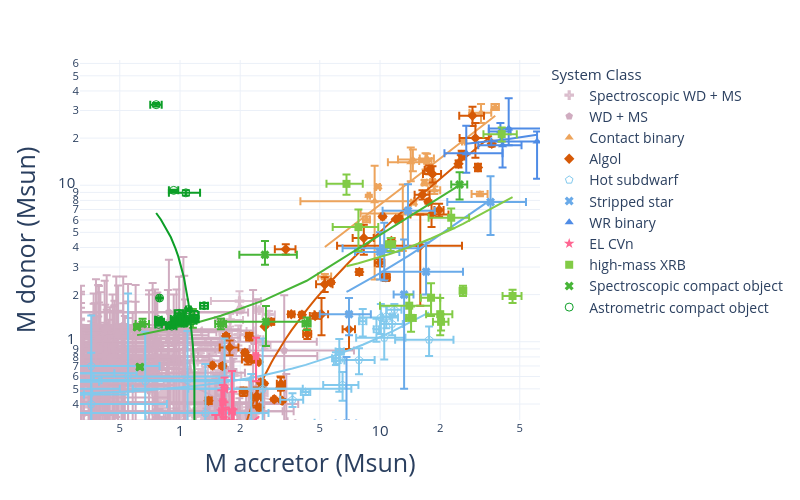

Write notebook code for a chart like this one.
### Code cell
## donor (2) vs accretor (1) mass
make_scatter(
    df,
    x='M1', y='M2',
    out_html=None,
    out_pdf=None,
    x_log=True, y_log=True,
    x_title='M accretor (Msun)', 
    y_title='M donor (Msun)',
    export_legend_to_pdf=True,
    export_height=500,
    export_width=800,
    export_scale=2,
    xlim=(-0.5, 1.8), ylim=(-0.5, 1.8),
    trendline="ols"
)

### Figure 1 — Plotly figure (JSON) as saved in the notebook; plotly's stock layout.template omitted (floating-point values rounded to 4 significant figures; data arrays with more than 128 entries replaced by an {"elided": "..."} marker saying what was removed)
{"data": [{"customdata": {"elided": "356x8 mixed values"}, "error_x": {"array": {"elided": "356 float values"}, "arrayminus": {"elided": "356 float values"}}, "error_y": {"array": {"elided": "356 float values"}, "arrayminus": {"elided": "356 float values"}}, "hovertemplate": "<b>%{hovertext}</b><br><br>system_class=Spectroscopic WD + MS<br>M1=%{x}<br>M2=%{y}<br>obs_type_1=%{customdata[0]}<br>obs_type_2=%{customdata[1]}<br>evol_type_1=%{customdata[2]}<br>evol_type_2=%{customdata[3]}<br>M1_err_plus=%{customdata[4]}<br>M1_err_minus=%{customdata[5]}<br>M2_err_plus=%{customdata[6]}<br>M2_err_minus=%{customdata[7]}<extra></extra>", "hovertext": {"elided": "356 str values"}, "legendgroup": "Spectroscopic WD + MS", "marker": {"color": "#dbbecd", "size": 8, "symbol": "cross-dot"}, "mode": "markers", "name": "Spectroscopic WD + MS", "orientation": "v", "showlegend": true, "type": "scatter", "x": {"elided": "356 float values"}, "xaxis": "x", "y": {"elided": "356 float values"}, "yaxis": "y"}, {"hovertemplate": "<b>OLS trendline</b><br>M2 = -0.039281 * M1 + 0.540322<br>R<sup>2</sup>=0.007189<br><br>system_class=Spectroscopic WD + MS<br>M1=%{x}<br>M2=%{y} <b>(trend)</b><extra></extra>", "legendgroup": "Spectroscopic WD + MS", "marker": {"color": "#dbbecd", "size": 8, "symbol": "cross-dot"}, "mode": "lines", "name": "Spectroscopic WD + MS", "showlegend": false, "type": "scatter", "x": {"elided": "356 float values"}, "xaxis": "x", "y": {"elided": "356 float values"}, "yaxis": "y"}, {"customdata": {"elided": "244x8 mixed values"}, "error_x": {"array": {"elided": "244 float values"}, "arrayminus": {"elided": "244 float values"}}, "error_y": {"array": {"elided": "244 float values"}, "arrayminus": {"elided": "244 float values"}}, "hovertemplate": "<b>%{hovertext}</b><br><br>system_class=WD + MS<br>M1=%{x}<br>M2=%{y}<br>obs_type_1=%{customdata[0]}<br>obs_type_2=%{customdata[1]}<br>evol_type_1=%{customdata[2]}<br>evol_type_2=%{customdata[3]}<br>M1_err_plus=%{customdata[4]}<br>M1_err_minus=%{customdata[5]}<br>M2_err_plus=%{customdata[6]}<br>M2_err_minus=%{customdata[7]}<extra></extra>", "hovertext": {"elided": "244 str values"}, "legendgroup": "WD + MS", "marker": {"color": "#d0acc0", "size": 8, "symbol": "pentagon"}, "mode": "markers", "name": "WD + MS", "orientation": "v", "showlegend": true, "type": "scatter", "x": {"elided": "244 float values"}, "xaxis": "x", "y": {"elided": "244 float values"}, "yaxis": "y"}, {"hovertemplate": "<b>OLS trendline</b><br>M2 = -0.236635 * M1 + 0.793622<br>R<sup>2</sup>=0.263673<br><br>system_class=WD + MS<br>M1=%{x}<br>M2=%{y} <b>(trend)</b><extra></extra>", "legendgroup": "WD + MS", "marker": {"color": "#d0acc0", "size": 8, "symbol": "pentagon"}, "mode": "lines", "name": "WD + MS", "showlegend": false, "type": "scatter", "x": {"elided": "244 float values"}, "xaxis": "x", "y": {"elided": "244 float values"}, "yaxis": "y"}, {"customdata": {"elided": "19x8 mixed values"}, "error_x": {"array": [1.4, 1.6, 1.2, 0.4, 0.4, 0.3, 3.3, 0.13, 0.35, 0.4, 0.22, 0.51, 7.0, 0.4, 1.3, 4.0, 2.9, 5.4, 2.3], "arrayminus": [1.4, 1.6, 1.2, 0.4, 0.4, 0.3, 3.3, 0.13, 0.35, 0.4, 0.22, 0.51, 5.0, 0.4, 1.3, 4.0, 2.9, 5.4, 2.3]}, "error_y": {"array": [1.1, 1.4, 1.7, 0.4, 0.3, 0.3, 3.4, 0.12, 0.26, 0.22, 0.22, 0.28, 3.5, 0.1, 0.5, 4.0, 0.3, 5.4, 2.3], "arrayminus": [1.1, 1.4, 1.7, 0.4, 0.3, 0.3, 3.4, 0.12, 0.26, 0.22, 0.22, 0.28, 2.8, 0.1, 0.5, 4.0, 0.3, 5.4, 2.3]}, "hovertemplate": "<b>%{hovertext}</b><br><br>system_class=Contact binary<br>M1=%{x}<br>M2=%{y}<br>obs_type_1=%{customdata[0]}<br>obs_type_2=%{customdata[1]}<br>evol_type_1=%{customdata[2]}<br>evol_type_2=%{customdata[3]}<br>M1_err_plus=%{customdata[4]}<br>M1_err_minus=%{customdata[5]}<br>M2_err_plus=%{customdata[6]}<br>M2_err_minus=%{customdata[7]}<extra></extra>", "hovertext": ["LSS 3074", "MY Cam", "OGLE SMC-SC10 108086", "TU Mus", "V382 Cyg", "VFTS 352", "CT Tau", "GU Mon", "SV Cen", "V606 Cen", "V701 Sco", "V745 Cas", "VFTS 066", "RZ Pyx", "XZ Cep", "V348 Car", "V729 Cyg", "BH Cen", "HD 64315B"], "legendgroup": "Contact binary", "marker": {"color": "#eda45c", "size": 8, "symbol": "triangle-up"}, "mode": "markers", "name": "Contact binary", "orientation": "v", "showlegend": true, "type": "scatter", "x": [17.2, 37.7, 16.9, 16.7, 26.1, 28.9, 14.25, 8.79, 8.56, 14.7, 9.78, 18.31, 13.0, 5.3, 18.7, 32.0, 31.6, 9.4, 14.6], "xaxis": "x", "y": [14.8, 31.6, 14.3, 10.4, 19.0, 28.6, 14.01, 8.58, 6.05, 7.74, 9.74, 10.47, 6.6, 2.61, 9.3, 29.0, 8.8, 7.9, 14.6], "yaxis": "y"}, {"hovertemplate": "<b>OLS trendline</b><br>M2 = 0.733996 * M1 + 0.142826<br>R<sup>2</sup>=0.664529<br><br>system_class=Contact binary<br>M1=%{x}<br>M2=%{y} <b>(trend)</b><extra></extra>", "legendgroup": "Contact binary", "marker": {"color": "#eda45c", "size": 8, "symbol": "triangle-up"}, "mode": "lines", "name": "Contact binary", "showlegend": false, "type": "scatter", "x": [5.3, 8.56, 8.79, 9.4, 9.78, 13.0, 14.25, 14.6, 14.7, 16.7, 16.9, 17.2, 18.31, 18.7, 26.1, 28.9, 31.6, 32.0, 37.7], "xaxis": "x", "y": [4.033, 6.426, 6.595, 7.042, 7.321, 9.685, 10.6, 10.86, 10.93, 12.4, 12.55, 12.77, 13.58, 13.87, 19.3, 21.36, 23.34, 23.63, 27.81], "yaxis": "y"}, {"customdata": {"elided": "56x8 mixed values"}, "error_x": {"array": [1.4, 3.9, 1.9, 0.7, 4.1, 1.0, 0.7, 1.0, 0.09, 0.07, 0.14, 0.05, 0.09, 0.31, 0.08, 0.09, 0.15, 0.08, 5.0, 0.09, 0.4, 0.91, 0.4, 0.07, 0.06, 0.5, 9.8, 0.19, 0.28, 1.04, 0.2, 0.7, 0.14, 0.028, 0.05, 0.03, 0.053, 0.09, 0.058, 0.03, 0.04, 0.12, 0.26, 0.13, 0.4, 0.014, 0.5, 0.02, 0.08, 0.55, 0.35, 0.0, 0.028, 0.2, 0.07, 0.5], "arrayminus": [1.4, 3.9, 1.9, 0.7, 4.1, 1.0, 0.7, 1.0, 0.09, 0.07, 0.14, 0.05, 0.09, 0.31, 0.08, 0.09, 0.15, 0.08, 5.0, 0.09, 0.4, 0.91, 0.4, 0.07, 0.06, 0.5, 9.8, 0.19, 0.28, 1.04, 0.2, 0.7, 0.14, 0.028, 0.05, 0.03, 0.053, 0.09, 0.058, 0.03, 0.04, 0.12, 0.26, 0.13, 0.4, 0.014, 0.5, 0.02, 0.08, 0.55, 0.35, 0.0, 0.028, 0.2, 0.07, 0.5]}, "error_y": {"array": [0.6, 1.1, 1.4, 1.0, 3.9, 0.7, 0.7, 1.0, 0.09, 0.02, 0.06, 0.01, 0.05, 0.18, 0.04, 0.03, 0.05, 0.07, 5.0, 0.03, 0.4, 0.81, 0.2, 0.05, 0.01, 0.14, 2.4, 0.1, 0.06, 0.65, 0.1, 0.7, 0.054, 0.014, 0.02, 0.02, 0.021, 0.05, 0.009, 0.01, 0.01, 0.06, 0.12, 0.04, 0.29, 0.004, 0.3, 0.03, 0.06, 0.17, 0.21, 0.0, 0.009, 0.08, 0.02, 0.25], "arrayminus": [0.6, 1.1, 1.4, 1.0, 3.9, 0.7, 0.7, 1.0, 0.09, 0.02, 0.06, 0.01, 0.05, 0.18, 0.04, 0.03, 0.05, 0.07, 5.0, 0.03, 0.4, 0.81, 0.2, 0.05, 0.01, 0.14, 2.4, 0.1, 0.06, 0.65, 0.1, 0.7, 0.054, 0.014, 0.02, 0.02, 0.021, 0.05, 0.009, 0.01, 0.01, 0.06, 0.12, 0.04, 0.29, 0.004, 0.3, 0.03, 0.06, 0.17, 0.21, 0.0, 0.009, 0.08, 0.02, 0.25]}, "hovertemplate": "<b>%{hovertext}</b><br><br>system_class=Algol<br>M1=%{x}<br>M2=%{y}<br>obs_type_1=%{customdata[0]}<br>obs_type_2=%{customdata[1]}<br>evol_type_1=%{customdata[2]}<br>evol_type_2=%{customdata[3]}<br>M1_err_plus=%{customdata[4]}<br>M1_err_minus=%{customdata[5]}<br>M2_err_plus=%{customdata[6]}<br>M2_err_minus=%{customdata[7]}<extra></extra>", "hovertext": ["VFTS 061", "VFTS 652", "VFTS 538", "HV 2543", "VFTS 450", "W61 28-22", "HV 2241", "Mu1 Sco", "WW And", "RY Aqr", "XZ Aql", "KO Aql", "QS Aql", "V337 Aql", "IU Aur", "Y Cam", "RZ Cnc", "R CMa", "QZ Car", "RZ Cas", "SX Cas", "AQ Cas", "MP Cen", "V716 Cen", "XX Cep", "GT Cep", "LZ Cep", "YY Cet", "U CrB", "AB Cru", "AI Cru", "V448 Cyg", "V548 Cyg", "AV Del", "Z Dra", "RZ Dra", "TW Dra", "AI Dra", "OO Dra", "S Equ", "RX Gem", "UX Her", "u Her", "del Lib", "UX Mon", "AR Mon", "AU Mon", "KZ Pav", "AT Peg", "IZ Per", "V Pup", "V505 Sgr", "V1251 Tau", "TX UMa", "IO UMa", "Z Vul"], "legendgroup": "Algol", "marker": {"color": "#d65906", "size": 8, "symbol": "diamond"}, "mode": "markers", "name": "Algol", "orientation": "v", "showlegend": true, "type": "scatter", "x": [16.3, 18.1, 18.3, 25.6, 29.0, 30.9, 36.2, 8.3, 3.18, 1.27, 2.42, 2.53, 4.07, 17.44, 11.99, 2.08, 3.2, 1.67, 30.0, 2.28, 5.1, 17.63, 11.4, 5.68, 2.49, 10.7, 15.9, 1.77, 4.74, 19.75, 10.3, 24.7, 2.18, 1.453, 1.39, 1.63, 2.112, 2.86, 2.031, 3.24, 2.96, 2.42, 7.88, 3.6, 3.38, 2.48, 7.0, 1.7, 2.22, 9.97, 12.45, 2.65, 2.633, 4.33, 2.11, 5.29], "xaxis": "x", "y": [8.7, 6.5, 11.8, 15.6, 27.8, 13.0, 18.4, 4.6, 0.51, 0.26, 0.45, 0.55, 1.49, 7.83, 6.07, 0.48, 0.54, 0.22, 20.0, 0.77, 1.5, 12.56, 4.4, 2.39, 0.38, 2.58, 4.1, 0.92, 1.46, 6.95, 6.3, 13.7, 0.769, 0.705, 0.42, 0.7, 0.85, 1.34, 0.187, 0.42, 0.429, 0.44, 2.79, 1.5, 3.9, 0.741, 1.2, 1.09, 1.08, 3.2, 6.11, 1.25, 0.541, 1.12, 0.29, 2.33], "yaxis": "y"}, {"hovertemplate": "<b>OLS trendline</b><br>M2 = 0.600741 * M1 + -0.984332<br>R<sup>2</sup>=0.860402<br><br>system_class=Algol<br>M1=%{x}<br>M2=%{y} <b>(trend)</b><extra></extra>", "legendgroup": "Algol", "marker": {"color": "#d65906", "size": 8, "symbol": "diamond"}, "mode": "lines", "name": "Algol", "showlegend": false, "type": "scatter", "x": [1.27, 1.39, 1.453, 1.63, 1.67, 1.7, 1.77, 2.031, 2.08, 2.11, 2.112, 2.18, 2.22, 2.28, 2.42, 2.42, 2.48, 2.49, 2.53, 2.633, 2.65, 2.86, 2.96, 3.18, 3.2, 3.24, 3.38, 3.6, 4.07, 4.33, 4.74, 5.1, 5.29, 5.68, 7.0, 7.88, 8.3, 9.97, 10.3, 10.7, 11.4, 11.99, 12.45, 15.9, 16.3, 17.44, 17.63, 18.1, 18.3, 19.75, 24.7, 25.6, 29.0, 30.0, 30.9, 36.2], "xaxis": "x", "y": [-0.2214, -0.1493, -0.1115, -0.005125, 0.0189, 0.03693, 0.07898, 0.2358, 0.2652, 0.2832, 0.2844, 0.3253, 0.3493, 0.3854, 0.4695, 0.4695, 0.5055, 0.5115, 0.5355, 0.5974, 0.6076, 0.7338, 0.7939, 0.926, 0.938, 0.9621, 1.046, 1.178, 1.461, 1.617, 1.863, 2.079, 2.194, 2.428, 3.221, 3.75, 4.002, 5.005, 5.203, 5.444, 5.864, 6.219, 6.495, 8.567, 8.808, 9.493, 9.607, 9.889, 10.01, 10.88, 13.85, 14.39, 16.44, 17.04, 17.58, 20.76], "yaxis": "y"}, {"customdata": {"elided": "47x8 mixed values"}, "error_x": {"array": [1.5, 1.55, 0.3, 0.3, 0.48, 2.2, 1.0, 1.3, 2.9, 5.7, 0.26, 0.23, 0.38, 0.35, 0.49, 0.31, 0.074, 0.068, 0.071, 0.123, 0.13, 1.31, 0.132, 0.17, 0.13, 0.187, 0.174, 0.16, 0.113, 0.13, 0.29, 0.228, 4.6, 0.0863, 0.5, 0.3, 2.44, 0.24, 0.319, 0.209, 1.16, 0.988, 0.43, 0.022, 0.9, 1.43, 2.44], "arrayminus": [1.5, 1.55, 0.3, 0.3, 0.48, 2.2, 1.0, 1.3, 2.9, 5.7, 0.26, 0.23, 0.38, 0.35, 0.49, 0.31, 0.064, 0.06, 0.061, 0.121, 0.11, 0.18, 0.124, 0.07, 0.11, 0.167, 0.14, 0.12, 0.105, 0.096, 0.23, 0.126, 1.49, 0.0725, 0.3, 0.1, 1.09, 0.22, 0.257, 0.161, 1.02, 0.902, 0.29, 0.008, 0.52, 1.25, 2.1]}, "error_y": {"array": [0.2, 0.145, 0.2, 0.035, 0.043, 0.31, 0.14, 0.11, 0.29, 0.22, 0.074, 0.02, 0.28, 0.27, 0.23, 0.027, 0.5, 0.51, 0.5, 0.477, 0.54, 1.43, 0.421, 0.62, 0.51, 0.5, 0.512, 0.5, 0.643, 0.431, 0.54, 0.705, 0.55, 0.4764, 0.45, 0.6, 0.55, 0.66, 0.681, 0.652, 0.6, 0.152, 0.77, 0.53, 0.6, 0.37, 0.319], "arrayminus": [0.2, 0.145, 0.2, 0.035, 0.043, 0.31, 0.14, 0.11, 0.29, 0.22, 0.074, 0.02, 0.28, 0.27, 0.23, 0.027, 0.44, 0.45, 0.39, 0.465, 0.44, 0.2, 0.405, 0.28, 0.45, 0.44, 0.41, 0.44, 0.597, 0.321, 0.38, 0.429, 0.45, 0.4664, 0.38, 0.4, 0.45, 0.6, 0.575, 0.46, 0.54, 0.136, 0.63, 0.29, 0.52, 0.33, 0.289]}, "hovertemplate": "<b>%{hovertext}</b><br><br>system_class=Hot subdwarf<br>M1=%{x}<br>M2=%{y}<br>obs_type_1=%{customdata[0]}<br>obs_type_2=%{customdata[1]}<br>evol_type_1=%{customdata[2]}<br>evol_type_2=%{customdata[3]}<br>M1_err_plus=%{customdata[4]}<br>M1_err_minus=%{customdata[5]}<br>M2_err_plus=%{customdata[6]}<br>M2_err_minus=%{customdata[7]}<extra></extra>", "hovertext": ["HD58978", "HD200120", "HD10516", "HD55606", "HD109387", "HD113120", "HD137387", "HD152478", "HD157042", "HD41335", "HD161306", "HD183537", "HD191610", "HD194335", "HD200310", "HD167128", "V2008-1753", "J162256+473051", "J08205+0008", "NYVir", "UVEX0328+5035", "MTSer", "HWVir", "EC10246-2707", "2M1938+4603", "GaiaDR2-6097540197980557440", "ASAS102322-3737", "OGLE-GD-ECL-11388", "EPIC216747137", "2M1533+3759", "HS2333+3927", "KonkolyJ064029.1+385652.2", "PG1432+159", "AADor", "ESO330-9", "TWCrv", "Feige36", "KVVel", "UUSge", "V477Lyr", "HFG1", "V209omegaCen", "BEUMa", "HD149382", "PNSp1", "FFAqr", "HD185510"], "legendgroup": "Hot subdwarf", "marker": {"color": "#82c9ed", "size": 8, "symbol": "pentagon-open"}, "mode": "markers", "name": "Hot subdwarf", "orientation": "v", "showlegend": true, "type": "scatter", "x": [11.5, 7.85, 9.6, 6.3, 3.65, 10.1, 11.8, 6.5, 10.5, 17.6, 6.02, 4.25, 6.26, 8.2, 10.75, 4.24, 0.069, 0.064, 0.071, 0.122, 0.12, 0.55, 0.128, 0.12, 0.12, 0.177, 0.157, 0.14, 0.109, 0.113, 0.26, 0.177, 2.59, 0.0788, 0.36, 0.2, 1.67, 0.23, 0.288, 0.185, 1.09, 0.945, 0.36, 0.011, 0.67, 1.34, 2.27], "xaxis": "x", "y": [1.3, 0.765, 1.2, 0.865, 0.426, 1.43, 1.6, 0.53, 1.06, 1.03, 0.784, 0.477, 0.76, 1.35, 1.45, 0.27, 0.47, 0.48, 0.48, 0.471, 0.49, 0.6, 0.413, 0.45, 0.48, 0.47, 0.461, 0.47, 0.62, 0.376, 0.46, 0.567, 0.5, 0.4714, 0.4, 0.5, 0.5, 0.63, 0.628, 0.556, 0.57, 0.144, 0.7, 0.47, 0.56, 0.35, 0.304], "yaxis": "y"}, {"hovertemplate": "<b>OLS trendline</b><br>M2 = 0.0622443 * M1 + 0.446972<br>R<sup>2</sup>=0.656303<br><br>system_class=Hot subdwarf<br>M1=%{x}<br>M2=%{y} <b>(trend)</b><extra></extra>", "legendgroup": "Hot subdwarf", "marker": {"color": "#82c9ed", "size": 8, "symbol": "pentagon-open"}, "mode": "lines", "name": "Hot subdwarf", "showlegend": false, "type": "scatter", "x": [0.011, 0.064, 0.069, 0.071, 0.0788, 0.109, 0.113, 0.12, 0.12, 0.12, 0.122, 0.128, 0.14, 0.157, 0.177, 0.177, 0.185, 0.2, 0.23, 0.26, 0.288, 0.36, 0.36, 0.55, 0.67, 0.945, 1.09, 1.34, 1.67, 2.27, 2.59, 3.65, 4.24, 4.25, 6.02, 6.26, 6.3, 6.5, 7.85, 8.2, 9.6, 10.1, 10.5, 10.75, 11.5, 11.8, 17.6], "xaxis": "x", "y": [0.4477, 0.451, 0.4513, 0.4514, 0.4519, 0.4538, 0.454, 0.4544, 0.4544, 0.4544, 0.4546, 0.4549, 0.4557, 0.4567, 0.458, 0.458, 0.4585, 0.4594, 0.4613, 0.4632, 0.4649, 0.4694, 0.4694, 0.4812, 0.4887, 0.5058, 0.5148, 0.5304, 0.5509, 0.5883, 0.6082, 0.6742, 0.7109, 0.7115, 0.8217, 0.8366, 0.8391, 0.8516, 0.9356, 0.9574, 1.045, 1.076, 1.101, 1.116, 1.163, 1.181, 1.542], "yaxis": "y"}, {"customdata": [["B", "SS", "MS", "He-star", 1.5, 1.5, 2.5, 1.5], ["B3Ve", "SS", "MS", "He-star", 2, 2, 0.4, 0.4], ["Unknown", "SS", "MS", "He-star", 2.5, 2.5, 1.25, 1.25], ["B0-1Ve", "SS", "MS", "He-star", 5, 4, 1.8, 1.5], ["Be", "SS", "MS", "He-star", 5, 3.5, 3.3, 2.8], ["O9Ve", "SS", "MS", "He-star", 18, 14, 3.6, 3], ["Be", "SS", "MS", "He-star", 9, 7, 1.5, 0.8], ["B", "SS", "MS", "He-star", 0.8, 0.8, 0.5, 0.2]], "error_x": {"array": [1.5, 2.0, 2.5, 5.0, 5.0, 18.0, 9.0, 0.8], "arrayminus": [1.5, 2.0, 2.5, 4.0, 3.5, 14.0, 7.0, 0.8]}, "error_y": {"array": [2.5, 0.4, 1.25, 1.8, 3.3, 3.6, 1.5, 0.5], "arrayminus": [1.5, 0.4, 1.25, 1.5, 2.8, 3.0, 0.8, 0.2]}, "hovertemplate": "<b>%{hovertext}</b><br><br>system_class=Stripped star<br>M1=%{x}<br>M2=%{y}<br>obs_type_1=%{customdata[0]}<br>obs_type_2=%{customdata[1]}<br>evol_type_1=%{customdata[2]}<br>evol_type_2=%{customdata[3]}<br>M1_err_plus=%{customdata[4]}<br>M1_err_minus=%{customdata[5]}<br>M2_err_plus=%{customdata[6]}<br>M2_err_minus=%{customdata[7]}<extra></extra>", "hovertext": ["VFTS 291", "LB-1", "NGC 1850 BH1", "2dFS 163", "2dFS 2553", "Sk -71 35", "SMCSGS-FS 69", "Upsilon Sagittarii"], "legendgroup": "Stripped star", "marker": {"color": "#69aae9", "size": 8, "symbol": "x"}, "mode": "markers", "name": "Stripped star", "orientation": "v", "showlegend": true, "type": "scatter", "x": [13.2, 7.0, 10.0, 10.5, 13.8, 35.7, 17.0, 6.8], "xaxis": "x", "y": [2.0, 1.5, 3.75, 3.96, 6.86, 7.8, 2.8, 0.3], "yaxis": "y"}, {"hovertemplate": "<b>OLS trendline</b><br>M2 = 0.20672 * M1 + 0.675491<br>R<sup>2</sup>=0.554848<br><br>system_class=Stripped star<br>M1=%{x}<br>M2=%{y} <b>(trend)</b><extra></extra>", "legendgroup": "Stripped star", "marker": {"color": "#69aae9", "size": 8, "symbol": "x"}, "mode": "lines", "name": "Stripped star", "showlegend": false, "type": "scatter", "x": [6.8, 7.0, 10.0, 10.5, 13.2, 13.8, 17.0, 35.7], "xaxis": "x", "y": [2.081, 2.123, 2.743, 2.846, 3.404, 3.528, 4.19, 8.055], "yaxis": "y"}, {"customdata": [["O6 V", "WR-WN4", "MS", "He-star", 5, 5, 3, 3], ["O4 V", "WR-WN5", "MS", "He-star", 14, 6, 8, 4], ["O-O5.5 V", "WR-WN3", "MS", "He-star", 10, 10, 5, 5], ["O-O6 I", "WR-WN4", "MS", "He-star", 26, 9, 13, 5], ["O-O4 V", "WR-WO4", "MS", "He-star", 14, 25, 3, 8]], "error_x": {"array": [5.0, 14.0, 10.0, 26.0, 14.0], "arrayminus": [5.0, 6.0, 10.0, 9.0, 25.0]}, "error_y": {"array": [3.0, 8.0, 5.0, 13.0, 3.0], "arrayminus": [3.0, 4.0, 5.0, 5.0, 8.0]}, "hovertemplate": "<b>%{hovertext}</b><br><br>system_class=WR binary<br>M1=%{x}<br>M2=%{y}<br>obs_type_1=%{customdata[0]}<br>obs_type_2=%{customdata[1]}<br>evol_type_1=%{customdata[2]}<br>evol_type_2=%{customdata[3]}<br>M1_err_plus=%{customdata[4]}<br>M1_err_minus=%{customdata[5]}<br>M2_err_plus=%{customdata[6]}<br>M2_err_minus=%{customdata[7]}<extra></extra>", "hovertext": ["BAT99 19", "BAT99 129", "SMC AB 6", "SMC AB 7", "SMC AB 8"], "legendgroup": "WR binary", "marker": {"color": "#4f8ce6", "size": 8, "symbol": "triangle-up"}, "mode": "markers", "name": "WR binary", "orientation": "v", "showlegend": true, "type": "scatter", "x": [40.0, 27.0, 41.0, 44.0, 61.0], "xaxis": "x", "y": [22.0, 16.0, 18.0, 23.0, 19.0], "yaxis": "y"}, {"hovertemplate": "<b>OLS trendline</b><br>M2 = 0.0778827 * M1 + 16.2822<br>R<sup>2</sup>=0.108379<br><br>system_class=WR binary<br>M1=%{x}<br>M2=%{y} <b>(trend)</b><extra></extra>", "legendgroup": "WR binary", "marker": {"color": "#4f8ce6", "size": 8, "symbol": "triangle-up"}, "mode": "lines", "name": "WR binary", "showlegend": false, "type": "scatter", "x": [27.0, 40.0, 41.0, 44.0, 61.0], "xaxis": "x", "y": [18.39, 19.4, 19.48, 19.71, 21.03], "yaxis": "y"}, {"customdata": {"elided": "65x8 mixed values"}, "error_x": {"array": [0.001, 0.001, 0.01, 0.02, 0.02, 0.01, 0.02, 0.04, 0.01, 0.001, 0.001, 0.001, 0.03, 0.01, 0.02, 0.1, 0.02, 0.001, 0.03, 0.02, 0.02, 0.08, 0.01, 0.01, 0.01, 0.09, 0.05, 0.02, 0.01, 0.04, 0.04, 0.06, 0.05, 0.06, 0.04, 0.08, 0.06, 0.04, 0.05, 0.06, 0.05, 0.03, 0.06, 0.08, 0.02, 0.08, 0.02, 0.05, 0.03, 0.03, 0.05, 0.05, 0.09, 0.03, 0.04, 0.06, 0.05, 0.06, 0.06, 0.02, 0.07, 0.04, 0.08, 0.06, 0.05], "arrayminus": [0.09, 0.001, 0.01, 0.02, 0.01, 0.01, 0.02, 0.04, 0.01, 0.001, 0.001, 0.001, 0.01, 0.01, 0.02, 0.03, 0.02, 0.001, 0.03, 0.01, 0.02, 0.01, 0.01, 0.01, 0.01, 0.09, 0.04, 0.01, 0.01, 0.04, 0.04, 0.06, 0.05, 0.06, 0.04, 0.08, 0.06, 0.04, 0.05, 0.06, 0.05, 0.03, 0.06, 0.08, 0.02, 0.08, 0.02, 0.05, 0.03, 0.03, 0.05, 0.05, 0.09, 0.03, 0.04, 0.06, 0.05, 0.06, 0.06, 0.02, 0.07, 0.04, 0.08, 0.06, 0.05]}, "error_y": {"array": [0.005, 0.001, 0.004, 0.03, 0.002, 0.001, 0.002, 0.005, 0.005, 0.001, 0.001, 0.001, 0.002, 0.001, 0.002, 0.007, 0.009, 0.001, 0.006, 0.019, 0.001, 0.005, 0.002, 0.003, 0.013, 0.013, 0.032, 0.002, 0.004, 0.01, 0.01, 0.25, 0.09, 0.02, 0.01, 0.18, 0.01, 0.13, 0.07, 0.05, 0.01, 0.01, 0.1, 0.09, 0.01, 0.05, 0.04, 0.07, 0.03, 0.04, 0.05, 0.12, 0.1, 0.02, 0.02, 0.03, 0.01, 0.29, 0.07, 0.01, 0.07, 0.04, 0.05, 0.04, 0.03], "arrayminus": [0.005, 0.001, 0.004, 0.03, 0.002, 0.001, 0.002, 0.005, 0.005, 0.001, 0.001, 0.001, 0.002, 0.001, 0.002, 0.007, 0.009, 0.001, 0.006, 0.019, 0.001, 0.005, 0.002, 0.003, 0.013, 0.012, 0.032, 0.002, 0.004, 0.01, 0.01, 0.25, 0.09, 0.02, 0.01, 0.18, 0.01, 0.13, 0.07, 0.05, 0.01, 0.01, 0.1, 0.09, 0.01, 0.05, 0.04, 0.07, 0.03, 0.04, 0.05, 0.12, 0.1, 0.02, 0.02, 0.03, 0.01, 0.29, 0.07, 0.01, 0.07, 0.04, 0.05, 0.04, 0.03]}, "hovertemplate": "<b>%{hovertext}</b><br><br>system_class=EL CVn<br>M1=%{x}<br>M2=%{y}<br>obs_type_1=%{customdata[0]}<br>obs_type_2=%{customdata[1]}<br>evol_type_1=%{customdata[2]}<br>evol_type_2=%{customdata[3]}<br>M1_err_plus=%{customdata[4]}<br>M1_err_minus=%{customdata[5]}<br>M2_err_plus=%{customdata[6]}<br>M2_err_minus=%{customdata[7]}<extra></extra>", "hovertext": ["TIC 28763683", "TIC 416264037", "TIC 166874908", "TIC 83833793", "TIC 121078334", "TIC 160081043", "TIC 35399970", "TIC 192990023", "TIC 408351887", "TIC 149160359", "TIC 100011519", "TIC 219485855", "TIC 399725538", "TIC 464641792", "TIC 54957535", "TIC 142258314", "TIC 197604137", "TIC 400028476", "TIC 420947520", "TIC 53896096", "TIC 65448527", "TIC 165371937", "TIC 430145146", "TIC 471013508", "TIC 85277226", "TIC 110981024", "TIC 177118177", "TIC 234874474", "TIC 424008045", "PTF1 J004040.23+412521.6", "PTF1 J004300.75+381537.2", "PTF1 J005424.06+411126.9", "PTF1 J005659.72+130920.6", "PTF1 J011909.91+435907.1", "PTF1 J012814.72+040551.9", "PTF1 J013336.92+470600.1", "PTF1 J014839.10+382314.5", "PTF1 J021913.15+215921.9", "PTF1 J071207.01+211654.9", "PTF1 J075310.42+835154.7", "PTF1 J075642.49+162143.9", "ATO J119.9584+15.7219", "CRTS J080425.2+070845", "ATO J183.2261+36.5615", "ATO J190.4773+00.2258", "ATO J203.0857+35.4797", "ATO J204.8723+45.8487", "UCAC4 354-070319", "ATO J225.8650+46.0563", "CRTS J150336.0+195842", "UCAC4 511-057288", "CRTS J152758.9+190751", "UCAC4 552-053246", "BPS BS 16542-0030", "UCAC4 654-060802", "UCAC4 566-061120", "ZTF J191826.06+485302.7", "UCAC4 579-116626", "UCAC4 568-125457", "CRTS J214858.3+030417", "UCAC4 495-142916", "CRTS J225539.4+342138", "UCAC4 646-116578", "ZTF J225755.64+310133.7", "ATO J347.5419+33.2138"], "legendgroup": "EL CVn", "marker": {"color": "#FF6692", "size": 8, "symbol": "star"}, "mode": "markers", "name": "EL CVn", "orientation": "v", "showlegend": true, "type": "scatter", "x": [2.21, 1.66, 1.95, 2.05, 1.68, 1.69, 1.85, 1.53, 1.74, 1.88, 1.96, 1.74, 1.72, 1.84, 1.46, 1.83, 1.69, 1.55, 1.95, 1.69, 1.65, 1.64, 1.74, 1.87, 1.68, 2.33, 2.17, 2.49, 1.8, 1.62, 1.76, 2.4, 1.67, 1.82, 1.3, 1.85, 2.02, 1.61, 1.85, 1.58, 1.4, 1.4, 1.5, 1.38, 1.39, 1.83, 1.52, 1.52, 1.39, 1.33, 1.61, 1.64, 1.5, 1.4, 1.8, 1.68, 1.56, 1.82, 1.69, 1.49, 1.69, 1.4, 1.6, 1.65, 1.57], "xaxis": "x", "y": [0.196, 0.178, 0.197, 0.2, 0.185, 0.196, 0.193, 0.193, 0.196, 0.188, 0.204, 0.183, 0.189, 0.184, 0.171, 0.179, 0.189, 0.188, 0.189, 0.171, 0.168, 0.188, 0.188, 0.239, 0.146, 0.214, 0.201, 0.228, 0.179, 0.17, 0.23, 0.81, 0.5, 0.14, 0.12, 0.3, 0.28, 0.36, 0.3, 0.2, 0.16, 0.19, 0.11, 0.16, 0.17, 0.17, 0.27, 0.27, 0.13, 0.15, 0.24, 0.41, 0.24, 0.07, 0.18, 0.14, 0.17, 0.36, 0.3, 0.21, 0.31, 0.26, 0.16, 0.29, 0.18], "yaxis": "y"}, {"hovertemplate": "<b>OLS trendline</b><br>M2 = 0.148808 * M1 + -0.0358359<br>R<sup>2</sup>=0.130870<br><br>system_class=EL CVn<br>M1=%{x}<br>M2=%{y} <b>(trend)</b><extra></extra>", "legendgroup": "EL CVn", "marker": {"color": "#FF6692", "size": 8, "symbol": "star"}, "mode": "lines", "name": "EL CVn", "showlegend": false, "type": "scatter", "x": [1.3, 1.33, 1.38, 1.39, 1.39, 1.4, 1.4, 1.4, 1.4, 1.46, 1.49, 1.5, 1.5, 1.52, 1.52, 1.53, 1.55, 1.56, 1.57, 1.58, 1.6, 1.61, 1.61, 1.62, 1.64, 1.64, 1.65, 1.65, 1.66, 1.67, 1.68, 1.68, 1.68, 1.69, 1.69, 1.69, 1.69, 1.69, 1.72, 1.74, 1.74, 1.74, 1.76, 1.8, 1.8, 1.82, 1.82, 1.83, 1.83, 1.84, 1.85, 1.85, 1.85, 1.87, 1.88, 1.95, 1.95, 1.96, 2.02, 2.05, 2.17, 2.21, 2.33, 2.4, 2.49], "xaxis": "x", "y": [0.1576, 0.1621, 0.1695, 0.171, 0.171, 0.1725, 0.1725, 0.1725, 0.1725, 0.1814, 0.1859, 0.1874, 0.1874, 0.1904, 0.1904, 0.1918, 0.1948, 0.1963, 0.1978, 0.1993, 0.2023, 0.2037, 0.2037, 0.2052, 0.2082, 0.2082, 0.2097, 0.2097, 0.2112, 0.2127, 0.2142, 0.2142, 0.2142, 0.2156, 0.2156, 0.2156, 0.2156, 0.2156, 0.2201, 0.2231, 0.2231, 0.2231, 0.2261, 0.232, 0.232, 0.235, 0.235, 0.2365, 0.2365, 0.238, 0.2395, 0.2395, 0.2395, 0.2424, 0.2439, 0.2543, 0.2543, 0.2558, 0.2648, 0.2692, 0.2871, 0.293, 0.3109, 0.3213, 0.3347], "yaxis": "y"}, {"customdata": [["B0.5Iae-1b", "NS?", "MS", "NS", 1, 1, 0.16, 0.16], ["O7V(f)n", "BH", "MS", "BH", 5.2, 5.2, 0.9, 0.9], ["O6-7 II-III", "NS?", "MS", "NS", 1.8, 1.8, 0.16, 0.16], ["B2Iae", "NS?", "MS", "NS", 4, 4, 0.3, 0.3], ["Ofpe/WN9", "NS?", "He-star", "NS", 0.8, 0.8, 0.26, 0.26], ["O6Iafcp", "NS?", "MS", "NS", 5, 5, 0.19, 0.19], ["B0-1Ia", "NS?", "MS", "NS", 2, 2, 0.45, 0.45], ["B1Ib", "NS?", "MS", "NS", 3, 3, 0.4, 0.4], ["B9III", "BH", "MS", "BH", 1.4, 1.4, 1.5, 1.5], ["A7Ib", "BH", "MS", "BH", 0.6, 0.6, 0.4, 0.4], ["O9.7Iabpvar", "BH?", "MS", "BH", 7.7, 7.7, 2.2, 2.2], ["B1.5-B2IIIe", "BH", "MS", "BH", 2, 2, 1.6, 1.6]], "error_x": {"array": [1.0, 5.2, 1.8, 4.0, 0.8, 5.0, 2.0, 3.0, 1.4, 0.6, 7.7, 2.0], "arrayminus": [1.0, 5.2, 1.8, 4.0, 0.8, 5.0, 2.0, 3.0, 1.4, 0.6, 7.7, 2.0]}, "error_y": {"array": [0.16, 0.9, 0.16, 0.3, 0.26, 0.19, 0.45, 0.4, 1.5, 0.4, 2.2, 1.6], "arrayminus": [0.16, 0.9, 0.16, 0.3, 0.26, 0.19, 0.45, 0.4, 1.5, 0.4, 2.2, 1.6]}, "hovertemplate": "<b>%{hovertext}</b><br><br>system_class=high-mass XRB<br>M1=%{x}<br>M2=%{y}<br>obs_type_1=%{customdata[0]}<br>obs_type_2=%{customdata[1]}<br>evol_type_1=%{customdata[2]}<br>evol_type_2=%{customdata[3]}<br>M1_err_plus=%{customdata[4]}<br>M1_err_minus=%{customdata[5]}<br>M2_err_plus=%{customdata[6]}<br>M2_err_minus=%{customdata[7]}<extra></extra>", "hovertext": ["Vela X-1", "HD 96670", "Cen X-3", "1E 1145.1-6141", "OAO 1657-415", "4U 1700-377", "EXO 1722-363", "IGR J18027-2016", "SAX J1819.3-2525", "SS 433", "Cyg X-1", "MWC 656"], "legendgroup": "high-mass XRB", "marker": {"color": "#82cb46", "size": 8, "symbol": "square"}, "mode": "markers", "name": "high-mass XRB", "orientation": "v", "showlegend": true, "type": "scatter", "x": [26.0, 22.7, 20.2, 14.0, 14.3, 46.0, 18.0, 20.0, 6.8, 11.3, 40.6, 7.8], "xaxis": "x", "y": [2.12, 6.2, 1.34, 1.7, 1.42, 1.96, 1.91, 1.5, 10.2, 4.2, 21.2, 5.4], "yaxis": "y"}, {"hovertemplate": "<b>OLS trendline</b><br>M2 = 0.136819 * M1 + 2.105<br>R<sup>2</sup>=0.081876<br><br>system_class=high-mass XRB<br>M1=%{x}<br>M2=%{y} <b>(trend)</b><extra></extra>", "legendgroup": "high-mass XRB", "marker": {"color": "#82cb46", "size": 8, "symbol": "square"}, "mode": "lines", "name": "high-mass XRB", "showlegend": false, "type": "scatter", "x": [6.8, 7.8, 11.3, 14.0, 14.3, 18.0, 20.0, 20.2, 22.7, 26.0, 40.6, 46.0], "xaxis": "x", "y": [3.035, 3.172, 3.651, 4.02, 4.062, 4.568, 4.841, 4.869, 5.211, 5.662, 7.66, 8.399], "yaxis": "y"}, {"customdata": [["O7V", "Unknown", "MS", "BH", 2.3, 2.3, 2, 2], ["RG", "BH?", "RGB", "Unknown", 1.18, 0.68, 0.8, 0.5], ["Unknown", "NS/WD?", "MS", "NS", 0.05, 0.05, 0.21, 0.18], ["Unknown", "NS/WD?", "MS", "NS", 0.1, 0.1, 0.1, 0.1], ["Unknown", "NS/WD?", "MS", "NS", 0.02, 0.02, 0.03, 0.03], ["RG", "NS/WD?", "RGB", "NS", 0.2, 0.2, 0.12, 0.12], ["Unknown", "NS/WD?", "MS", "NS", 1.67, 1.03, 0.35, 0.4], ["Unknown", "WD/NS?", "MS", "NS", 0.05, 0.05, 0.1, 0.05], ["Unknown", "WD/NS?", "MS", "NS", 0.02, 0.02, 0.02, 0.02]], "error_x": {"array": [2.3, 1.18, 0.05, 0.1, 0.02, 0.2, 1.67, 0.05, 0.02], "arrayminus": [2.3, 0.68, 0.05, 0.1, 0.02, 0.2, 1.03, 0.05, 0.02]}, "error_y": {"array": [2.0, 0.8, 0.21, 0.1, 0.03, 0.12, 0.35, 0.1, 0.02], "arrayminus": [2.0, 0.5, 0.18, 0.1, 0.03, 0.12, 0.4, 0.05, 0.02]}, "hovertemplate": "<b>%{hovertext}</b><br><br>system_class=Spectroscopic compact object<br>M1=%{x}<br>M2=%{y}<br>obs_type_1=%{customdata[0]}<br>obs_type_2=%{customdata[1]}<br>evol_type_1=%{customdata[2]}<br>evol_type_2=%{customdata[3]}<br>M1_err_plus=%{customdata[4]}<br>M1_err_minus=%{customdata[5]}<br>M2_err_plus=%{customdata[6]}<br>M2_err_minus=%{customdata[7]}<extra></extra>", "hovertext": ["VFTS 243", "G3425", "2XMM J1255", "2MASS J06163552", "LAMOST J1123", "56 UMa", "J0606+2132", "LAMOST J2354", "2MASS J1527"], "legendgroup": "Spectroscopic compact object", "marker": {"color": "#47b537", "size": 8, "symbol": "x"}, "mode": "markers", "name": "Spectroscopic compact object", "orientation": "v", "showlegend": true, "type": "scatter", "x": [25.0, 2.66, 1.16, 1.6, 0.61, 4.3, 2.69, 0.65, 0.63], "xaxis": "x", "y": [10.1, 3.6, 1.41, 1.3, 1.24, 1.31, 1.34, 1.3, 0.69], "yaxis": "y"}, {"hovertemplate": "<b>OLS trendline</b><br>M2 = 0.365838 * M1 + 0.879172<br>R<sup>2</sup>=0.930573<br><br>system_class=Spectroscopic compact object<br>M1=%{x}<br>M2=%{y} <b>(trend)</b><extra></extra>", "legendgroup": "Spectroscopic compact object", "marker": {"color": "#47b537", "size": 8, "symbol": "x"}, "mode": "lines", "name": "Spectroscopic compact object", "showlegend": false, "type": "scatter", "x": [0.61, 0.63, 0.65, 1.16, 1.6, 2.66, 2.69, 4.3, 25.0], "xaxis": "x", "y": [1.102, 1.11, 1.117, 1.304, 1.465, 1.852, 1.863, 2.452, 10.03], "yaxis": "y"}, {"customdata": {"elided": "24x8 mixed values"}, "error_x": {"array": [0.05, 0.19, 0.05, 0.01, 0.06, 0.031, 0.05, 0.03, 0.05, 0.03, 0.03, 0.05, 0.06, 0.05, 0.033, 0.06, 0.03, 0.04, 0.05, 0.05, 0.03, 0.03, 0.03, 0.06], "arrayminus": [0.05, 0.19, 0.05, 0.01, 0.06, 0.031, 0.05, 0.03, 0.05, 0.03, 0.03, 0.05, 0.06, 0.05, 0.033, 0.06, 0.03, 0.04, 0.05, 0.05, 0.03, 0.03, 0.03, 0.06]}, "error_y": {"array": [0.1, 0.34, 0.82, 0.015, 0.05, 0.04, 0.032, 0.034, 0.04, 0.024, 0.04, 0.03, 0.04, 0.032, 0.033, 0.07, 0.04, 0.034, 0.07, 0.035, 0.023, 0.034, 0.034, 0.09], "arrayminus": [0.1, 0.34, 0.82, 0.015, 0.05, 0.04, 0.032, 0.034, 0.04, 0.024, 0.04, 0.03, 0.04, 0.032, 0.033, 0.07, 0.04, 0.034, 0.07, 0.035, 0.023, 0.034, 0.034, 0.09]}, "hovertemplate": "<b>%{hovertext}</b><br><br>system_class=Astrometric compact object<br>M1=%{x}<br>M2=%{y}<br>obs_type_1=%{customdata[0]}<br>obs_type_2=%{customdata[1]}<br>evol_type_1=%{customdata[2]}<br>evol_type_2=%{customdata[3]}<br>M1_err_plus=%{customdata[4]}<br>M1_err_minus=%{customdata[5]}<br>M2_err_plus=%{customdata[6]}<br>M2_err_minus=%{customdata[7]}<extra></extra>", "hovertext": ["Gaia BH1", "Gaia BH2", "Gaia BH3", "Gaia NS1", "J0553-1349", "J2057-4742", "J1553-6846", "J2102+3703", "J0742-4749", "J0152-2049", "J0003-5604", "J1733+5808", "J1150-2203", "J1449+6919", "J0217-7541", "J0639-3655", "J1739+4502", "J0036-0932", "J1048+6547", "J2145+2837", "J2244-2236", "J0824+5254", "J0230+5950", "J0634+6256"], "legendgroup": "Astrometric compact object", "marker": {"color": "#0c9e27", "size": 8, "symbol": "circle-open"}, "mode": "markers", "name": "Astrometric compact object", "orientation": "v", "showlegend": true, "type": "scatter", "x": [0.93, 1.07, 0.76, 0.79, 0.98, 1.048, 1.04, 1.03, 0.9, 0.782, 0.802, 1.16, 1.18, 0.91, 0.996, 1.32, 0.781, 0.94, 0.99, 0.95, 1.002, 1.102, 1.114, 1.18], "xaxis": "x", "y": [9.27, 8.94, 32.7, 1.902, 1.33, 1.31, 1.323, 1.473, 1.28, 1.291, 1.34, 1.362, 1.39, 1.258, 1.396, 1.7, 1.38, 1.362, 1.52, 1.396, 1.443, 1.604, 1.401, 1.48], "yaxis": "y"}, {"hovertemplate": "<b>OLS trendline</b><br>M2 = -14.2532 * M1 + 17.4777<br>R<sup>2</sup>=0.098848<br><br>system_class=Astrometric compact object<br>M1=%{x}<br>M2=%{y} <b>(trend)</b><extra></extra>", "legendgroup": "Astrometric compact object", "marker": {"color": "#0c9e27", "size": 8, "symbol": "circle-open"}, "mode": "lines", "name": "Astrometric compact object", "showlegend": false, "type": "scatter", "x": [0.76, 0.781, 0.782, 0.79, 0.802, 0.9, 0.91, 0.93, 0.94, 0.95, 0.98, 0.99, 0.996, 1.002, 1.03, 1.04, 1.048, 1.07, 1.102, 1.114, 1.16, 1.18, 1.18, 1.32], "xaxis": "x", "y": [6.645, 6.346, 6.332, 6.218, 6.047, 4.65, 4.507, 4.222, 4.08, 3.937, 3.51, 3.367, 3.281, 3.196, 2.797, 2.654, 2.54, 2.227, 1.771, 1.6, 0.944, 0.6589, 0.6589, -1.337], "yaxis": "y"}], "layout": {"height": 500, "legend": {"font": {"size": 14}, "itemclick": "toggle", "itemdoubleclick": "toggleothers", "title": {"font": {"size": 15}, "text": "System Class"}, "tracegroupgap": 0}, "margin": {"t": 60}, "width": 800, "xaxis": {"anchor": "y", "domain": [0, 1], "range": [-0.5, 1.8], "tickfont": {"size": 15}, "title": {"font": {"size": 25}, "text": "M accretor (Msun)"}, "type": "log"}, "yaxis": {"anchor": "x", "domain": [0, 1], "range": [-0.5, 1.8], "tickfont": {"size": 15}, "title": {"font": {"size": 25}, "text": "M donor (Msun)"}, "type": "log"}}}
